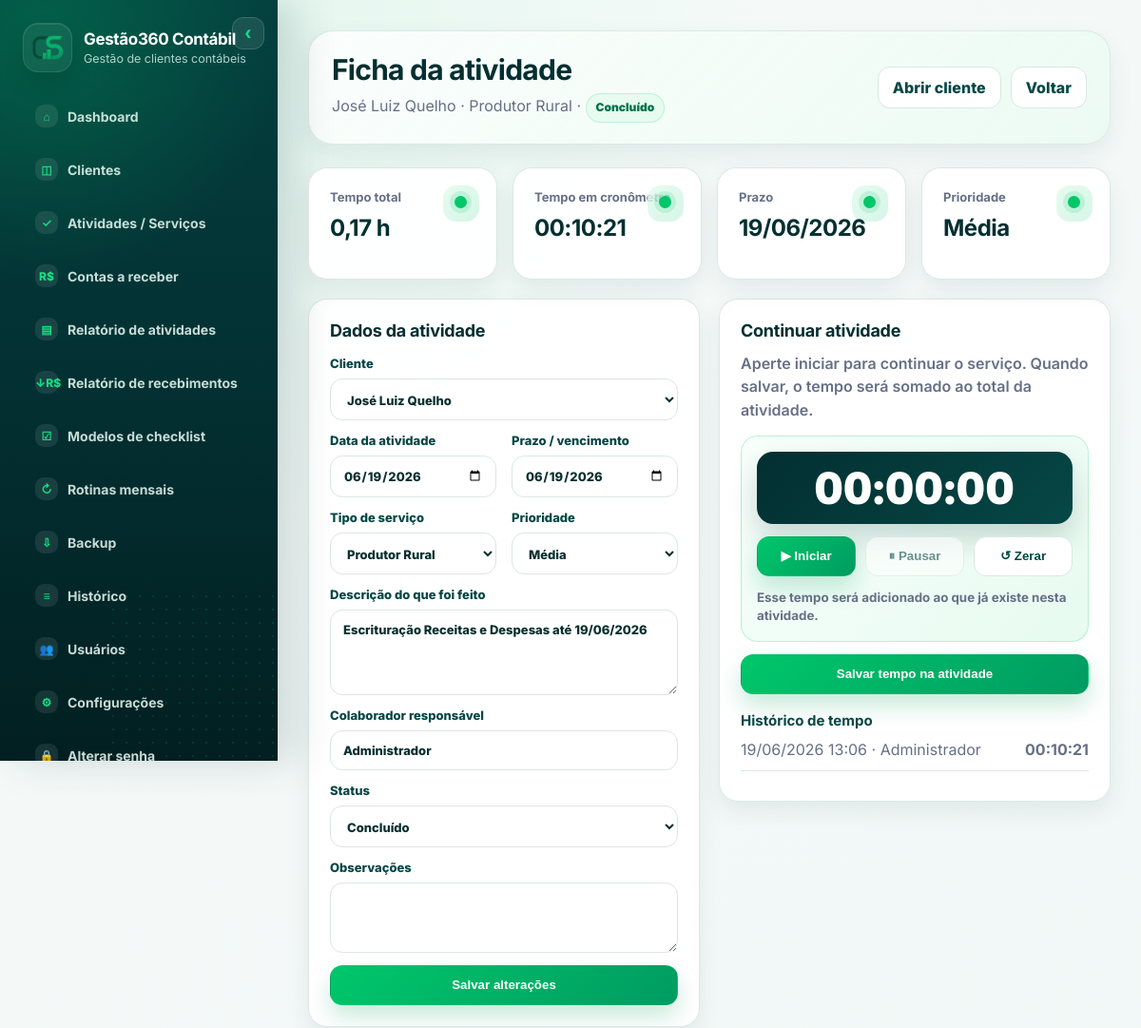
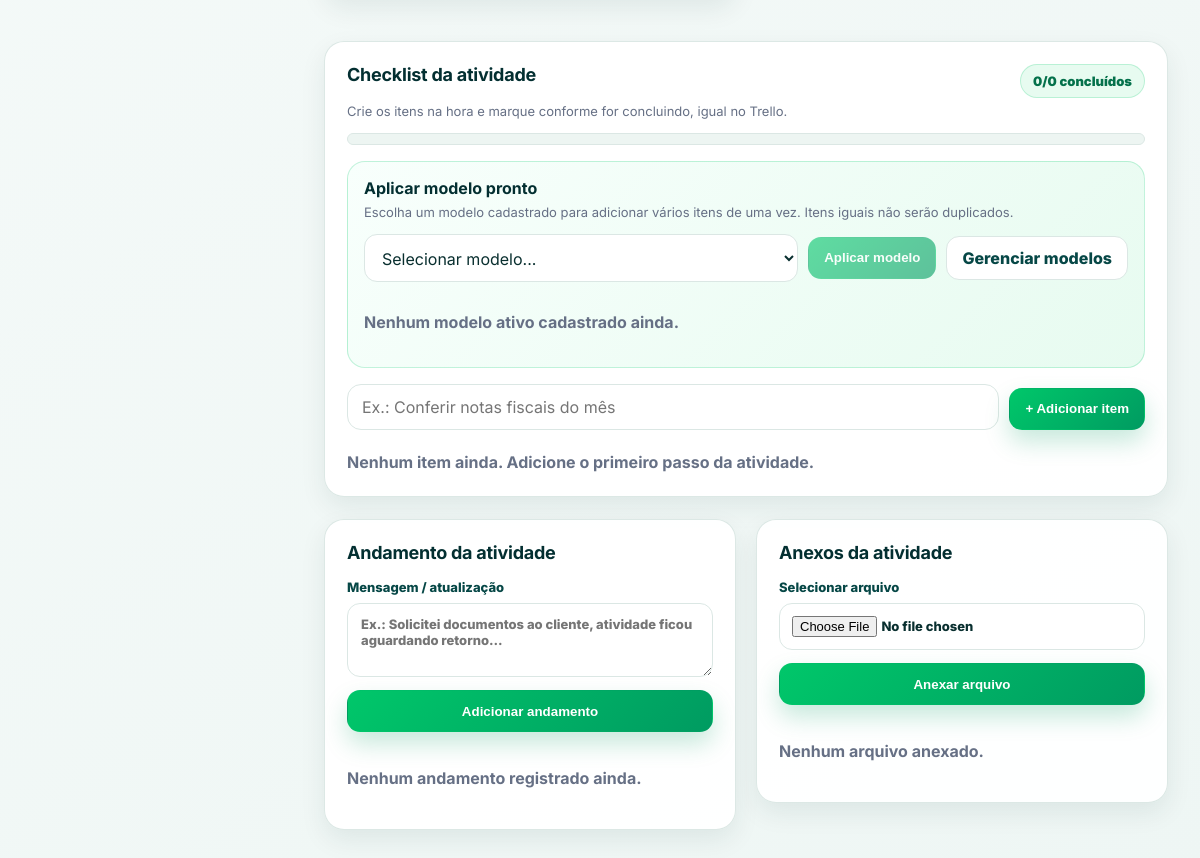
Screenshot of /atividades/3 (signed in) with the database file from the repository (2 pictures, top to bottom).
### tables this page shows
CREATE TABLE clients (
                id INTEGER PRIMARY KEY AUTOINCREMENT,
                name TEXT NOT NULL,
                document TEXT,
                client_type TEXT,
                phone TEXT,
                email TEXT,
                responsible TEXT,
                monthly_fee REAL NOT NULL DEFAULT 0,
                status TEXT NOT NULL DEFAULT 'Ativo',
                notes TEXT,
                created_at TEXT NOT NULL DEFAULT CURRENT_TIMESTAMP
            );

CREATE TABLE activities (
                id INTEGER PRIMARY KEY AUTOINCREMENT,
                client_id INTEGER NOT NULL,
                activity_date TEXT NOT NULL,
                service_type TEXT NOT NULL,
                description TEXT NOT NULL,
                collaborator TEXT,
                time_spent REAL NOT NULL DEFAULT 0,
                status TEXT NOT NULL DEFAULT 'Concluído',
                notes TEXT,
                created_at TEXT NOT NULL DEFAULT CURRENT_TIMESTAMP, due_date TEXT, priority TEXT NOT NULL DEFAULT 'Média', updated_at TEXT, recurrence_template_id INTEGER, recurrence_month TEXT,
                FOREIGN KEY(client_id) REFERENCES clients(id) ON DELETE CASCADE
            );

CREATE TABLE activity_time_entries (
                id INTEGER PRIMARY KEY AUTOINCREMENT,
                activity_id INTEGER NOT NULL,
                user_id INTEGER,
                user_name TEXT,
                started_at TEXT,
                ended_at TEXT,
                seconds INTEGER NOT NULL DEFAULT 0,
                created_at TEXT NOT NULL DEFAULT CURRENT_TIMESTAMP,
                FOREIGN KEY(activity_id) REFERENCES activities(id) ON DELETE CASCADE
            );

### app.py (the view)
@app.route("/atividades/<int:activity_id>")
@login_required
def activity_detail(activity_id):
    activity = get_activity_or_404(activity_id)
    if not activity:
        flash("Atividade não encontrada.", "error")
        return redirect(url_for("activities"))
    time_entries = query_all(
        "SELECT * FROM activity_time_entries WHERE activity_id = ? ORDER BY created_at DESC, id DESC",
        (activity_id,),
    )
    updates = query_all(
        "SELECT * FROM activity_updates WHERE activity_id = ? ORDER BY created_at DESC, id DESC",
        (activity_id,),
    )
    files = query_all(
        "SELECT * FROM activity_files WHERE activity_id = ? ORDER BY created_at DESC, id DESC",
        (activity_id,),
    )
    checklist_items = query_all(
        """
        SELECT *
        FROM activity_checklist_items
        WHERE activity_id = ?
        ORDER BY is_done ASC, sort_order ASC, id ASC
        """,
        (activity_id,),
    )
    checklist_summary = checklist_progress(checklist_items)
    checklist_templates = get_active_checklist_templates()
    total_seconds = int(round(float(activity["time_spent"] or 0) * 3600))
    return render_template(
        "activity_detail.html",
        activity=activity,
        clients=query_all("SELECT id, name FROM clients WHERE status != 'Inativo' ORDER BY name"),
        service_types=SERVICE_TYPES,
        activity_statuses=ACTIVITY_STATUS,
        activity_priorities=ACTIVITY_PRIORITIES,
        activity_is_overdue=activity_is_overdue,
        time_entries=time_entries,
        updates=updates,
        files=files,
        checklist_items=checklist_items,
        checklist_summary=checklist_summary,
        checklist_templates=checklist_templates,
        total_seconds=total_seconds,
        format_seconds=format_seconds,
    )

### app.py (called while the page is built, shortened)
def using_remote_database():
    return bool(TURSO_DATABASE_URL)

def get_db():
    os.makedirs(RUNTIME_DIR, exist_ok=True)
    conn = sqlite3.connect(DB_PATH)
    conn.row_factory = sqlite3.Row
    conn.execute("PRAGMA foreign_keys = ON")
    return conn

def query_all(sql, params=()):
    with get_db() as conn:
        return conn.execute(sql, params).fetchall()

def query_one(sql, params=()):
    with get_db() as conn:
        return conn.execute(sql, params).fetchone()

def hours(value):
    try:
        value = float(value or 0)
    except (TypeError, ValueError):
        value = 0
    return f"{value:.2f} h".replace(".", ",")

def current_month():
    return date.today().strftime("%Y-%m")

def can_view_financial():
    if session.get("role") == "Administrador":
        return True
    hidden = query_one("SELECT value FROM settings WHERE key = 'hide_financial_for_collab'")
    return not (hidden and hidden["value"] == "1")

def login_required(fn):
    @wraps(fn)
    def wrapper(*args, **kwargs):
        if not session.get("user_id"):
            return redirect(url_for("login"))
        return fn(*args, **kwargs)
    return wrapper

def row_get(row, key, default=None):
    try:
        return row[key]
    except (KeyError, IndexError, TypeError):
        return default

def format_seconds(seconds):
    try:
        seconds = int(seconds or 0)
    except (TypeError, ValueError):
        seconds = 0
    h = seconds // 3600
    m = (seconds % 3600) // 60
    s = seconds % 60
    return f"{h:02d}:{m:02d}:{s:02d}"

def get_activity_or_404(activity_id):
    return query_one(
        """
        SELECT a.*, c.name AS client_name, rt.description AS recurrence_template_description
        FROM activities a
        JOIN clients c ON c.id = a.client_id
        LEFT JOIN recurring_activity_templates rt ON rt.id = a.recurrence_template_id
        WHERE a.id = ?
        """,
        (activity_id,),
    )

def activity_is_overdue(row):
    return (
        row_get(row, "status") != "Concluído"
        and bool(row_get(row, "due_date"))
        and row_get(row, "due_date") < date.today().isoformat()
    )

def checklist_progress(items):
    total = len(items or [])
    done = sum(1 for item in (items or []) if int(row_get(item, "is_done", 0) or 0) == 1)
    percent = int(round((done / total) * 100)) if total else 0
    return {"total": total, "done": done, "percent": percent}

### templates/activity_detail.html (shortened to what this page needs)
{% extends "base.html" %}
{% block content %}
<div class="page-header">
    <div>
        <h1>Ficha da atividade</h1>
        <p>{{ activity.client_name }} · {{ activity.service_type }} · <span class="badge">{{ activity.status }}</span></p>
    </div>
    <div class="actions-row">
        <a class="btn" href="{{ url_for('client_detail', client_id=activity.client_id) }}">Abrir cliente</a>
        <a class="btn" href="{{ url_for('activities') }}">Voltar</a>
    </div>
</div>
<section class="cards">
    <div class="card metric"><span>Tempo total</span><strong>{{ hours(activity.time_spent) }}</strong></div>
    <div class="card metric"><span>Tempo em cronômetro</span><strong>{{ format_seconds(total_seconds) }}</strong></div>
    <div class="card metric {% if activity_is_overdue(activity) %}warning{% endif %}"><span>Prazo</span><strong>{% if activity.due_date %}{{ activity.due_date|datebr }}{% else %}-{% endif %}</strong></div>
    <div class="card metric"><span>Prioridade</span><strong>{{ activity.priority or 'Média' }}</strong></div>
</section>
<div class="grid two top-align">
    <section class="card">
        <h2>Dados da atividade</h2>
        <form method="post" action="{{ url_for('activity_update', activity_id=activity.id) }}" class="compact-form">
            <label>Cliente
                <select name="client_id" required>
                    {% for c in clients %}<option value="{{ c.id }}" {% if activity.client_id == c.id %}selected{% endif %}>{{ c.name }}</option>{% endfor %}
                </select>
            </label>
            <div class="form-grid">
                <label>Data da atividade<input type="date" name="activity_date" value="{{ activity.activity_date }}" required></label>
                <label>Prazo / vencimento<input type="date" name="due_date" value="{{ activity.due_date or '' }}"></label>
            </div>
            <div class="form-grid">
                <label>Tipo de serviço
                    <select name="service_type">
                        {% for s in service_types %}<option value="{{ s }}" {% if activity.service_type == s %}selected{% endif %}>{{ s }}</option>{% endfor %}
                    </select>
                </label>
                <label>Prioridade
                    <select name="priority">
                        {% for p in activity_priorities %}<option value="{{ p }}" {% if (activity.priority or 'Média') == p %}selected{% endif %}>{{ p }}</option>{% endfor %}
                    </select>
                </label>
            </div>
            <label>Descrição do que foi feito<textarea name="description" rows="4" required>{{ activity.description }}</textarea></label>
            <label>Colaborador responsável<input name="collaborator" value="{{ activity.collaborator or session.get('name') }}"></label>
            <label>Status
                <select name="status">
                    {% for s in activity_statuses %}<option value="{{ s }}" {% if activity.status == s %}selected{% endif %}>{{ s }}</option>{% endfor %}
                </select>
            </label>
            <label>Observações<textarea name="notes" rows="3">{{ activity.notes or '' }}</textarea></label>
            <button class="btn primary" type="submit">Salvar alterações</button>
        </form>
    </section>
    <section class="card">
        <h2>Continuar atividade</h2>
        <p class="muted-text">Aperte iniciar para continuar o serviço. Quando salvar, o tempo será somado ao total da atividade.</p>
        <form method="post" action="{{ url_for('activity_add_time', activity_id=activity.id) }}" class="compact-form timer-entry-form">
            <div class="timer-widget" data-initial-seconds="0">
                <div class="timer-display" aria-live="polite">00:00:00</div>
                <div class="timer-buttons">
                    <button class="btn primary timer-start" type="button">▶ Iniciar</button>
                    <button class="btn timer-pause" type="button" disabled>⏸ Pausar</button>
                    <button class="btn timer-reset" type="button">↺ Zerar</button>
                </div>
                <small>Esse tempo será adicionado ao que já existe nesta atividade.</small>
            </div>
            <button class="btn primary" type="submit">Salvar tempo na atividade</button>
        </form>
        <div class="mini-list">
            <h3>Histórico de tempo</h3>
            {% for entry in time_entries %}
                <p><span>{{ entry.created_at|datetimebr }} · {{ entry.user_name or '-' }}</span><strong>{{ format_seconds(entry.seconds) }}</strong></p>
            {% else %}
                <p>Nenhum tempo adicional registrado.</p>
            {% endfor %}
        </div>
    </section>
</div>
<section class="card checklist-card" id="checklist">
    <div class="section-title inline-title">
        <div>
            <h2>Checklist da atividade</h2>
            <p class="muted-small">Crie os itens na hora e marque conforme for concluindo, igual no Trello.</p>
        </div>
        <span class="checklist-summary-pill">{{ checklist_summary.done }}/{{ checklist_summary.total }} concluídos</span>
    </div>
    <div class="checklist-progress" aria-label="Progresso do checklist">
    </div>
    <div class="checklist-template-panel">
        <div>
            <strong>Aplicar modelo pronto</strong>
            <p class="muted-small">Escolha um modelo cadastrado para adicionar vários itens de uma vez. Itens iguais não serão duplicados.</p>
        </div>
        <form method="post" action="{{ url_for('activity_checklist_apply_template', activity_id=activity.id) }}" class="template-apply-form">
            <select name="template_id" required>
                <option value="">Selecionar modelo...</option>
            </select>
            <button class="btn primary" type="submit" {% if not checklist_templates %}disabled{% endif %}>Aplicar modelo</button>
            {% if session.get('role') == 'Administrador' %}
                <a class="btn" href="{{ url_for('checklist_templates') }}">Gerenciar modelos</a>
            {% endif %}
        </form>
        {% if not checklist_templates %}<p class="empty">Nenhum modelo ativo cadastrado ainda.</p>{% endif %}
    </div>
    <form method="post" action="{{ url_for('activity_checklist_add', activity_id=activity.id) }}" class="checklist-add-form">
        <input name="title" placeholder="Ex.: Conferir notas fiscais do mês" required>
        <button class="btn primary" type="submit">+ Adicionar item</button>
    </form>
    <div class="checklist-list">
        {% for item in checklist_items %}
            <div class="checklist-item {% if item.is_done %}done{% endif %}">
                <form method="post" action="{{ url_for('activity_checklist_toggle', item_id=item.id) }}" class="checklist-toggle-form">
                    <input type="hidden" name="is_done" value="0">
                    <label>
                        <input type="checkbox" name="is_done" value="1" {% if item.is_done %}checked{% endif %} onchange="this.form.submit()">
                        <span>{{ item.title }}</span>
                    </label>
                </form>
                <form method="post" action="{{ url_for('activity_checklist_edit', item_id=item.id) }}" class="checklist-edit-form">
                    <input name="title" value="{{ item.title }}" aria-label="Editar item do checklist">
                    <button class="btn small" type="submit">Salvar</button>
                </form>
                <form method="post" action="{{ url_for('activity_checklist_delete', item_id=item.id) }}" onsubmit="return confirm('Excluir este item do checklist?');">
                    <button class="btn small danger" type="submit">Excluir</button>
                </form>
            </div>
        {% else %}
            <p class="empty checklist-empty">Nenhum item ainda. Adicione o primeiro passo da atividade.</p>
        {% endfor %}
    </div>
</section>
<div class="grid two top-align">
    <section class="card">
        <h2>Andamento da atividade</h2>
        <form method="post" action="{{ url_for('activity_add_update', activity_id=activity.id) }}" class="compact-form">
            <label>Mensagem / atualização<textarea name="message" rows="3" placeholder="Ex.: Solicitei documentos ao cliente, atividade ficou aguardando retorno..." required></textarea></label>
            <button class="btn primary" type="submit">Adicionar andamento</button>
        </form>
        <div class="chat-list">
            {% for update in updates %}
                <article class="chat-item">
                    <div class="chat-head"><strong>{{ update.user_name or 'Usuário' }}</strong><span>{{ update.created_at|datetimebr }}</span></div>
                    <p>{{ update.message }}</p>
                </article>
            {% else %}
                <p class="empty">Nenhum andamento registrado ainda.</p>
            {% endfor %}
        </div>
    </section>
    <section class="card">
        <h2>Anexos da atividade</h2>
        <form method="post" action="{{ url_for('activity_upload_file', activity_id=activity.id) }}" enctype="multipart/form-data" class="compact-form upload-form">
            <label>Selecionar arquivo<input type="file" name="file" required></label>
            <button class="btn primary" type="submit">Anexar arquivo</button>
        </form>
        <div class="file-list">
            {% for f in files %}
                <div class="file-item">
                    <div>
                        <strong>{{ f.original_filename }}</strong>
                        <span>{{ f.created_at|datetimebr }} · {{ f.uploaded_by or '-' }}</span>
                    </div>
                    <div class="actions-row compact-actions">
                        <a class="btn small" href="{{ url_for('activity_download_file', file_id=f.id) }}">Baixar</a>
                        <form method="post" action="{{ url_for('activity_delete_file', file_id=f.id) }}" onsubmit="return confirm('Excluir este anexo?');">
                            <button class="btn small danger" type="submit">Excluir</button>
                        </form>
                    </div>
                </div>
            {% else %}
                <p class="empty">Nenhum arquivo anexado.</p>
            {% endfor %}
        </div>
    </section>
</div>
{% endblock %}

### rows the page displays
clients: client_name "José Luiz Quelho"
activities: service_type "Produtor Rural", status "Concluído", time_spent "0,17 h", due_date "19/06/2026", priority "Média", client_id "José Luiz Quelho", activity_date "06/19/2026", due_date "06/19/2026", description "Escrituração Receitas e Despesas até 19/06/2026", collaborator "Administrador"
activity_time_entries: created_at "19/06/2026 13:06", user_name "Administrador", seconds "00:10:21"

### other values shown
{{ app_name }} "Gestão360 Contábil"
{{ checklist_summary.done }} "0"
{{ checklist_summary.total }} "0"
